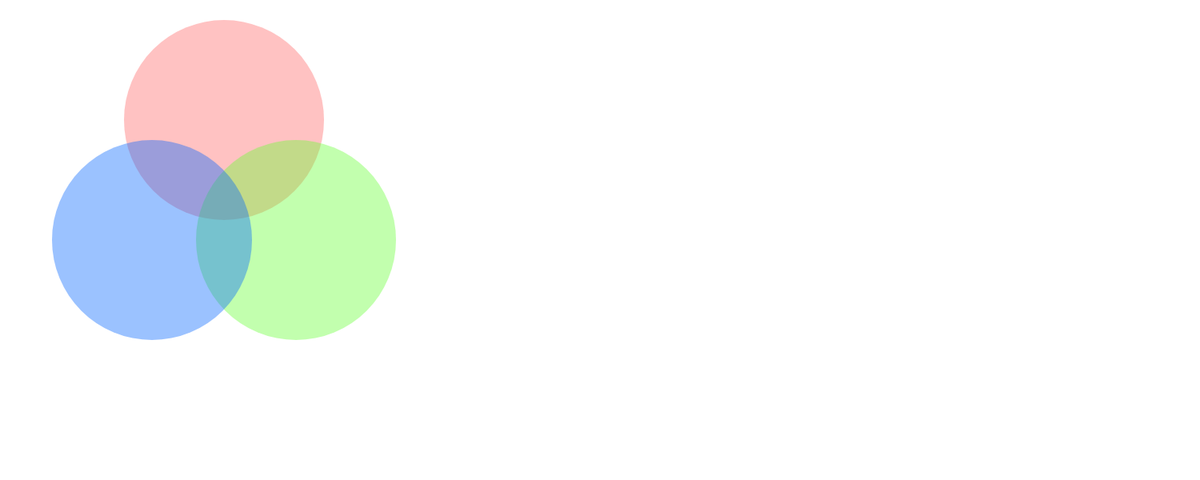
Frame 1 (no input)
Frame 60 (no input): identical to frame 1, image omitted
Frame 120 (the mouse pressed at the canvas centre since frame 60): identical to frame 1, image omitted

The p5.js sketch that drew this single still picture (run headless with seeded random() and noise() and a simulated clock; from frame 60 on, the mouse is pressed at the canvas centre):

// p5.js sketch
// ── sketch.js
function setup() {
  createCanvas(1500, 600);
}

function draw() {
  background(255);
  noStroke();
  fill(500, 100, 100, 100)
  circle(280, 150, 250);
  fill(100, 300, 50,100)
  circle(370, 300, 250);
  fill(0, 100, 300,100)
  circle(190, 300, 250);
}
